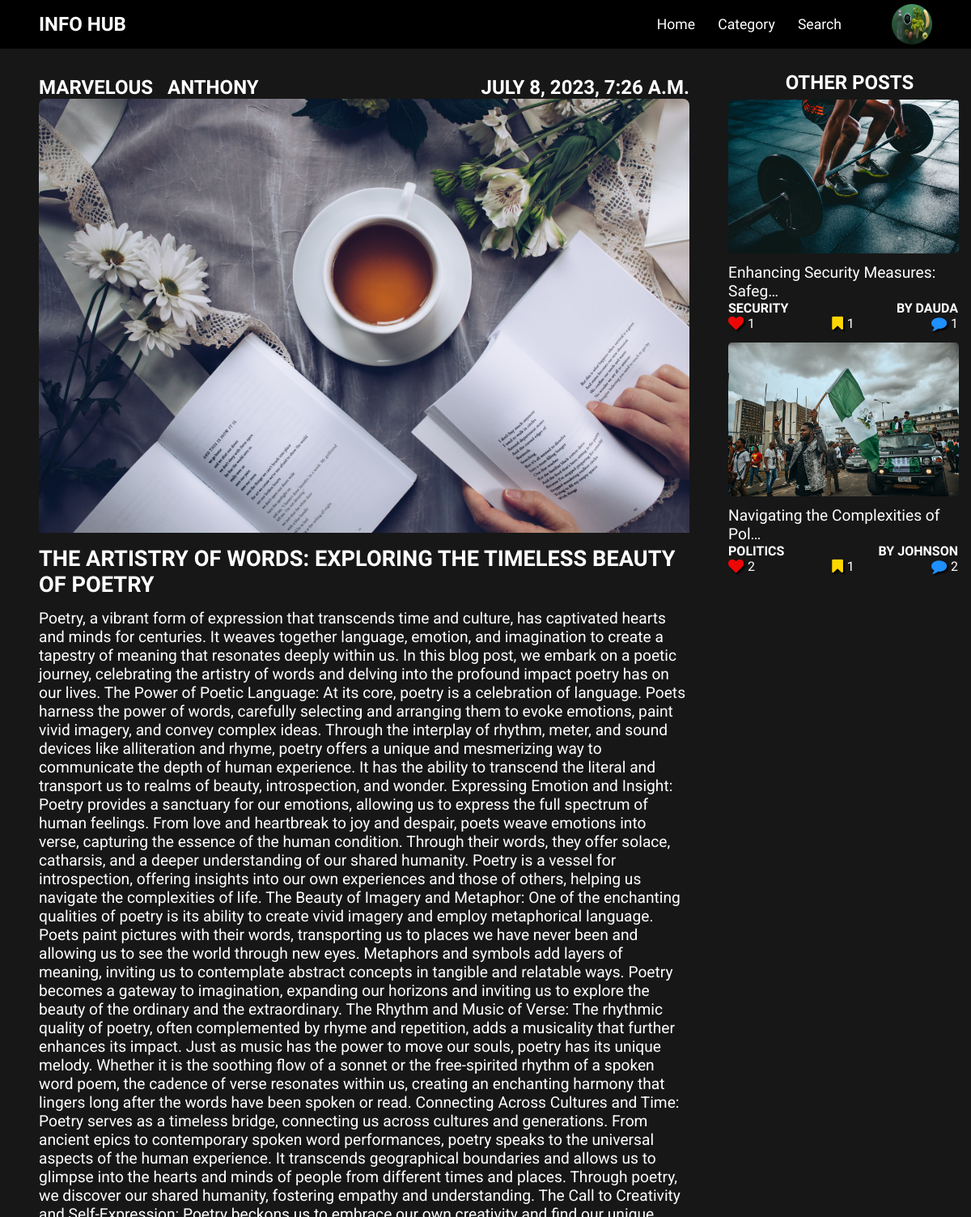
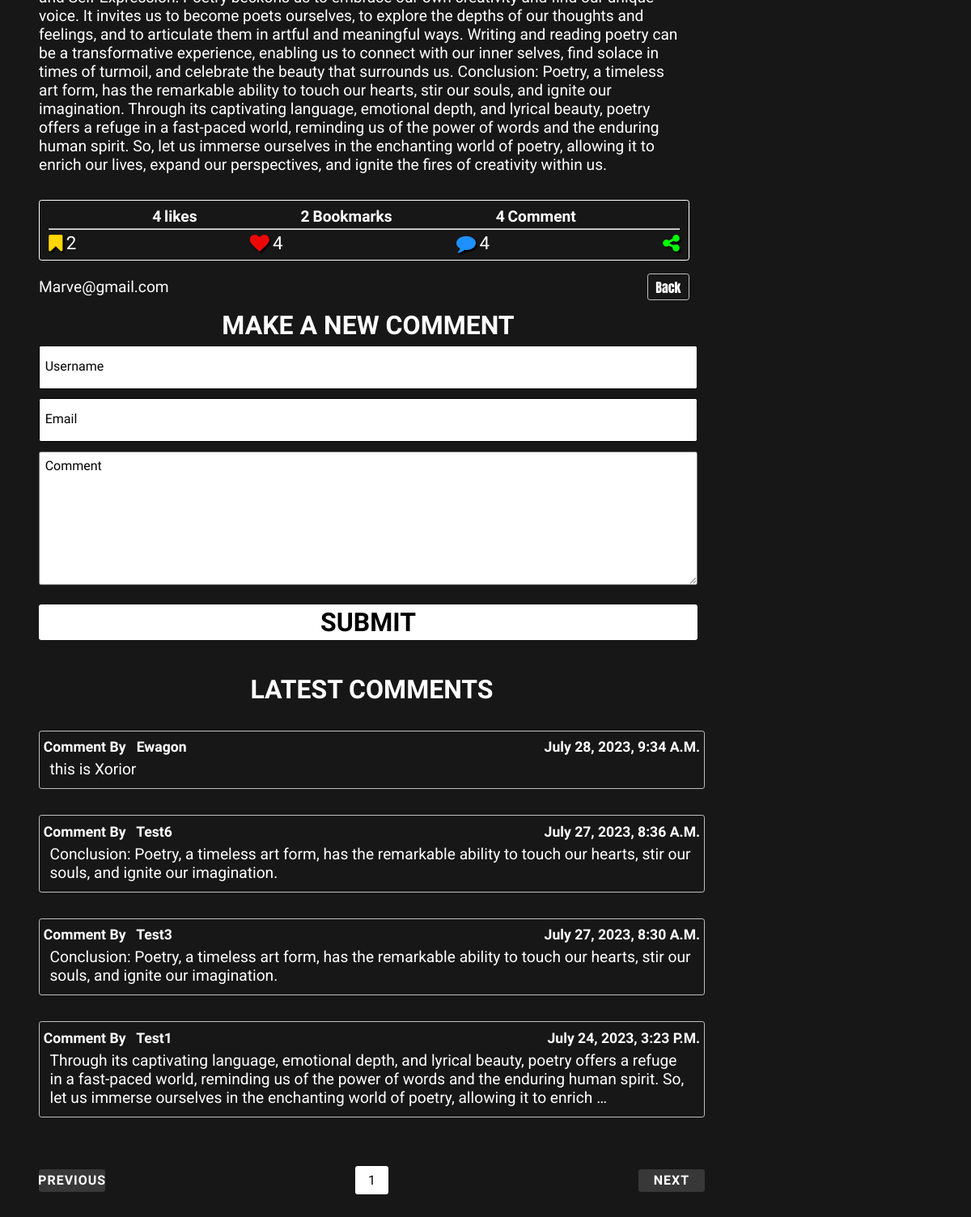
Screenshot of /The_Artistry_of_Words_Exploring_the_Timeless_Beauty_of_Poetry/ (signed in) with the database file from the repository (2 pictures, top to bottom).
### Users/models.py (models this page shows, shortened)
class Profile(models.Model):
    user = models.OneToOneField(User, on_delete=models.CASCADE)
    image = models.ImageField(default='Profile.png', upload_to='User_Profile_Picture')
    file_name = models.CharField(max_length=50, blank=True)
    age = models.CharField(max_length=3, default=18)

### blogApp/models.py (models this page shows, shortened)
class Post(models.Model):
    class NewManager(models.Manager):
        def get_queryset(self):
            return super().get_queryset() .filter(Status='published')
    options = (
        ('draft', 'Draft'),
        ('published', 'Published'),
    )
    Title = models.CharField(max_length=250)
    First_Name = models.CharField(max_length=15)
    Last_Name = models.CharField(max_length=15)
    Email = models.EmailField(max_length=30)
    slug = models.SlugField(max_length=250, unique_for_date='Publish', default='default')
    Publish = models.DateTimeField(default=timezone.now )
    Author = models.ForeignKey (User, on_delete=models.CASCADE, related_name='blog_posts')
    Content = models.TextField()
    Category = models.ForeignKey(Category, on_delete=models.PROTECT, default=1)
    Category_Tag = models.CharField(max_length=20, default='Default')
    Image = models.ImageField(upload_to=User_Directory_Path)
    Status = models.CharField(max_length=10, choices=options, default='draft')
    Objects = models.Manager() #default Manager
    Newmanager = NewManager() #custom manager
    likes_count = models.IntegerField(default='0')
    likes = models.ManyToManyField(User, related_name='like', default=None, blank=True)
    liked = models.BooleanField(default=False)
    bookmark_count =  models.IntegerField(default=0)
    bookmark = models.ManyToManyField(User, related_name='bookmark',default=None, blank=True )
    def get_absolute_url(self):
        return reverse('blogApp:Single_Post', args=[self.slug])
    class Meta:
        ordering = ('-Publish',)[:8]

class Comment(models.Model):
    Post = models.ForeignKey(Post, on_delete=models.CASCADE,related_name='Comment' )
    Name = models.CharField(max_length=20)
    Email = models.EmailField(max_length=25)
    Comment = models.TextField(max_length=270)
    Publish = models.DateTimeField(default=timezone.now)
    Status = models.BooleanField(default=True)
    class Meta:
        ordering = ('-Publish',)

### blogApp/views.py (the view)
# urls.py: path('<slug:S_post>/', views.Single_Post, name='Single_Post'),
@login_required
def Single_Post(request, S_post):
    S_post =  get_object_or_404(Post, slug=S_post, Status='published')
    Comment = S_post.Comment.filter(Status=True)
    comments_per_page = 5
    paginator = Paginator(Comment, comments_per_page)
    page_number = request.GET.get('page')
    page = paginator.get_page(page_number)
    user_comment = None
    O_post = Post.Newmanager.annotate(num_comments=Count('Comment')).filter(Status='published').exclude(id=S_post.id)[:5]
    if request.method == 'POST':
        comment_form = NewCommentForm(request.POST)
        if comment_form.is_valid():
            user_comment = comment_form.save(commit=False)
            user_comment.Post = S_post
            user_comment.save()
            return HttpResponseRedirect('/' + S_post.slug)
    else:
        comment_form = NewCommentForm()
    return render(request, 'blogApp/Single_Post.html',
                  {'S_post': S_post,
                   'user_comment' : user_comment,
                   'Comment' : Comment,
                   'comment_form': comment_form,
                   'O_post' : O_post,
                   'page':page })

### blogApp/forms.py
class NewCommentForm(forms.ModelForm):
    Name = forms.CharField(widget=forms.TextInput(attrs={'class':'input'
                                                         , 'placeholder':'Username'}))
    Email = forms.EmailField(widget=forms.EmailInput(attrs={'class':'input',
                                                             'placeholder':'Email'}))
    Comment = forms.CharField(widget=forms.Textarea(attrs={'rows':10, 'cols':200 ,
                                                            'class':'textarea',
                                                              'placeholder':'Comment'}))
    class Meta:
        model = Comment
        fields = ['Name', 'Email', 'Comment']

### blogApp/context_processor.py (called while the page is built)
def Category_List_Options(request):
    Category_List_Options = Category.objects.exclude(name='Default')
    return {'Category_List_Options' : Category_List_Options}

### blogApp/templates/blogApp/Single_Post.html (shortened to what this page needs)
    {% extends "blogApp/Base.html" %}
        {% load static %}
        {% block templates %}
    <div class="Post_View">
        <div class="Full_Post_Wrapper">
            <div class="Main_Post_Wrapper">
                <div class="Main_Post_Details">
                    <div class="Main_Post_Details_Header">
                        <h1>{{S_post.First_Name}} &nbsp; {{S_post.Last_Name}}</h1>
                        <h1>{{S_post.Publish}}</h1>
                    </div>
                    <img  class="Main_Post_Details_Image" src="{{S_post.Image.url}}" alt="{{S_post.Category_Tag}}">
                    <div class="Main_Post_Details_Content">
                        <h1>{{S_post.Title}}</h1>
                        <p>{{S_post.Content}}</p>
                    </div>
                    <div class="Main_Post_Details_Meta_Info">
                        <div class="Reaction_Info">
                            <div class="Item_Info">
                                <span id="likes_check">{{S_post.likes_count}}</span>
                                <p>likes</p>
                            </div>
                            <div class="Item_Info">
                                <span>{{S_post.bookmark_count}}</span>
                                <p>Bookmarks</p>
                            </div>
                            <div class="Item_Info">
                                {% with Comment.count as total_comments %}
                                <span>{{total_comments}}</span>
                                {% endwith %}
                                <p>Comment</p>
                            </div>
                        </div>
                        <hr>
                        <div class="Reactions">
                            <div class="item Favourites">
                                <a href="{% url 'blogApp:Bookmark_Page' S_post.id %}"><i  class="fa fa-bookmark"></i></a>
                                <p>{{S_post.bookmark_count}}</p>
                            </div>
                            <div class="item Likes">
                                {% if post.liked %}
                                <i id="likes_button" data-postid="{{S_post.id}}" class="fa fa-heart liked "></i>
                                {% else %}
                                <i id="likes_button" data-postid="{{S_post.id}}" class="fa fa-heart "></i>
                                {% endif %}
                                <p id="likes_count">{{S_post.likes_count}}</p>
                            </div>
                            <div class="item Comment">
                                <i  class="fa fa-comment"></i>
                                {% with Comment.count as total_comments %}
                                    <p>{{total_comments}}</p>
                                {% endwith %}
                            </div>
                            <div class="item Share">
                                <i  class="fa fa-share-alt" onclick="copyToClipboard()"></i>
                            </div>
                        </div>
                    </div>
                    <div class="Main_Post_Details_Footer">
                        <p>{{S_post.Email}}</p>
                        <a href="{% url 'blogApp:Home_Page' %}">Back</a>
                    </div>
                </div>
            </div>
            <div class="Make_Comment">
                <h1>Make a new comment</h1>
                <form  id="Comment_Form" method="post">
                    {{comment_form.Name}}
                    {{comment_form.Email}}
                    {{comment_form.Comment}}
                    <button class="btn" type="submit">submit</button>
                </form>
            </div>
            {% if Comment %}
            <div class="Comment_Posted">
                <h1>Latest Comments</h1>
                {% for UserComment in page %}
                        <div class="Comment_Wrapper">
                            <div class="Comment_Posted_Info">
                                <h3> comment by  &nbsp; {{UserComment.Name}}</h3>
                                <h3>{{UserComment.Publish}}</h3>
                        </div>
                        <p>{{UserComment.Comment|truncatechars:270}}</p>
                        </div>
                {% endfor %}
            </div>
            {% else %}
                <div class="No_Comment_Available">
                    <p>No comments available</p>
                </div>
            {% endif %}
            {% if page %}
            <div class="pagination">
                <div class="Page_Left Ltn">
                    {% if page.has_previous %}
                        <div  class="Page_Btn">
                        <a href="?page={{ page.previous_page_number }}">Previous</a>
                        </div>
                    {% else %}
                        <div class="Page_Btn Disabled">
                            Previous
                        </div>
                    {% endif %}
                </div>
                <div class="Page_Center">
                    {% for num in page.paginator.page_range %}
                        {% if page.number == num %}
                            <div class="Current_Page">
                                {{ num }}
                            </div>
                        {% else %}
                            <div class="Page_Num">
                            {{ num }}
                            </div>
                        {% endif %}
                    {% endfor %}
                </div>
                <div class="Page_Right Ltn">
                {% if page.has_next %}
                    <div class="Page_Btn">
                    <a href="?page={{ page.next_page_number }}">Next</a>
                    </div>
                {% else %}
                <div class="Page_Btn Disabled">
                    Next
                </div>
                {% endif %}
                </div>
            </div>
            {% endif %}
       </div>
       <div class="Side_Post_Wrapper">
        {% if O_post %}
                <h1>Other Posts</h1>
                {% for Side_Post_Content in O_post %}
                    <div class="Side_Post_Content">
                        <div class="Side_Post_Content_Top">
                            <img src="{{Side_Post_Content.Image.url}}" alt="{{Side_Post_Content.Category_Tag}}">
                        </div>
                        <div class="Side_Post_Content_Middle">
                            <a href="{{Side_Post_Content.get_absolute_url}}">
                               <p> {{ Side_Post_Content.Title|truncatechars:35 }}</p>
                            </a>
                        </div>
                        <div class="Side_Post_Content_Footer">
                            <div class="SPC_Footer_Top">
                                <h3>{{Side_Post_Content.Category_Tag}}</h3>
                                <h3>By {{Side_Post_Content.Last_Name }}</h3>
                            </div>
                            <div class="SPC_Footer_Bottom">
                                <div class="Side_Post_Reaction_item SPRI_Likes">
                                    <i  class="fa fa-heart"></i>
                                    <p>{{Side_Post_Content.likes_count}}</p>
                                </div>
                                 <div class="Side_Post_Reaction_item  SPRI_Favourites">
                                    <i  class="fa fa-bookmark"></i>
                                    <p>{{Side_Post_Content.bookmark_count}}</p>
                                </div>
                                <div class="Side_Post_Reaction_item  SPRI_Comments">
                                    <i  class="fa fa-comment"></i>
                                    <p>{{Side_Post_Content.num_comments}}</p>
                                </div>
                            </div>
                        </div>
                    </div>
                {% endfor %}
        {% endif %}
       </div>
    </div>
    {% endblock %}

### blogApp/templates/blogApp/Base.html (shortened to what this page needs)
{% load static %}
<!DOCTYPE html>
<html lang="en">
<head>
    <link rel="stylesheet" href="{% static 'css/Main.css' %}">
    <link rel="stylesheet" href="https://cdnjs.cloudflare.com/ajax/libs/font-awesome/4.7.0/css/font-awesome.min.css">
</head>
<body class="RemoveNav">
        <div class="wrapper">
            <nav>
                <h2>Info Hub</h2>
                    <ul>
                        <li><a href="{% url 'blogApp:Home_Page' %}">Home</a></li>
                        <li><a href="#" class="OpenCategoryList">Category</a></li>
                        <li><a href="#">Search</a></li>
                    </ul>
                    <img src="{{user.profile.image.url}}" alt="Default-Image"  class="MoreLink" >
            </nav>
            {% block templates %}
            {% endblock %}
        </div>
</body>
</html>

### blogApp/templates/blogApp/Single_Post.html (style rules this page uses)
.wrapper { margin: 5.5em 0; }

### rows the page displays
Post: First_Name "MARVELOUS", Last_Name "ANTHONY", Publish "JULY 8, 2023, 7:26 A.M.", Image (picture), Title "THE ARTISTRY OF WORDS: EXPLORING THE TIMELESS BEAUTY OF POETRY", Content "Poetry, a vibrant form of expression that transcends time and culture, has captivated hearts and minds for centuries. It weaves together language, emotion, and imagination to create a tapestry of meaning that resonates deeply within us. In this blog post, we embark on a poetic journey, celebrating the artistry of words and delving into the profound impact poetry has on our lives. The Power of Poetic Language: At its core, poetry is a celebration of language. Poets harness the power of words, carefully selecting and arranging them to evoke emotions, paint vivid imagery, and convey complex ideas. Through the interplay of rhythm, meter, and sound devices like alliteration and rhyme, poetry…", likes_count "4", bookmark_count "2", Email "Marve@gmail.com"
Comment: Name "Ewagon", Publish "July 28, 2023, 9:34 A.m.", Comment "this is Xorior"
Comment: Name "Test6", Publish "July 27, 2023, 8:36 A.m.", Comment "Conclusion: Poetry, a timeless art form, has the remarkable ability to touch our hearts, stir our souls, and ignite our imagination."
Comment: Name "Test3", Publish "July 27, 2023, 8:30 A.m.", Comment "Conclusion: Poetry, a timeless art form, has the remarkable ability to touch our hearts, stir our souls, and ignite our imagination."
Comment: Name "Test1", Publish "July 24, 2023, 3:23 P.m.", Comment "Through its captivating language, emotional depth, and lyrical beauty, poetry offers a refuge in a fast-paced world, reminding us of the power of words and the enduring human spirit. So, let us immerse ourselves in the enchanting world of poetry, allowing it to enrich …"
Post: Image (picture), Title "Enhancing Security Measures: Safeg…", Category_Tag "SECURITY", Last_Name "DAUDA", likes_count "1", bookmark_count "1", num_comments "1"
Post: Image (picture), Title "Navigating the Complexities of Pol…", Category_Tag "POLITICS", Last_Name "JOHNSON", likes_count "2", bookmark_count "1", num_comments "2"

### other values shown
{{ total_comments }} "4"
{{ num }} "1"
